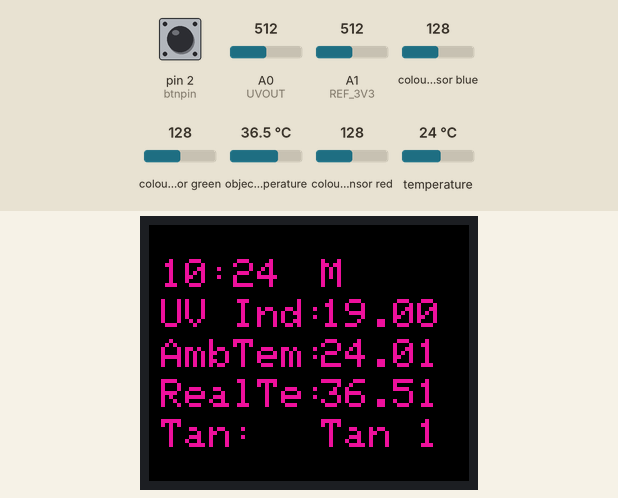
Simulated run of this sketch. Board: Arduino Uno, built with avr-gcc and run on an emulated ATmega328P. Shown: 160×128 colour display. The test bench sets the inputs (shaded band); at power-on: pin 2 (btnpin) LOW, A0 (UVOUT) = 512, A1 (REF_3V3) = 512, colour sensor blue 128, colour sensor green 128, object temperature 36.5 °C, colour sensor red 128, temperature 24 °C. The local clock reads 2024-03-15 10:24:30 at power-on unless the sketch sets it; random numbers use the default seed unless the sketch sets one; EEPROM starts erased; what the sketch prints to the serial monitor is not drawn.

Above: at 1.2 s.
1.3 s: pin 2 (btnpin) pulled HIGH for 1 s
At 2.6 s:
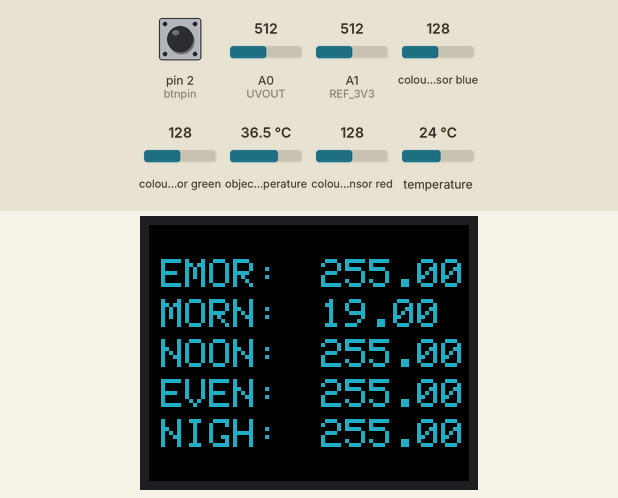
3.8 s: pin 2 (btnpin) pulled HIGH for 3.2 s
At 5.2 s:
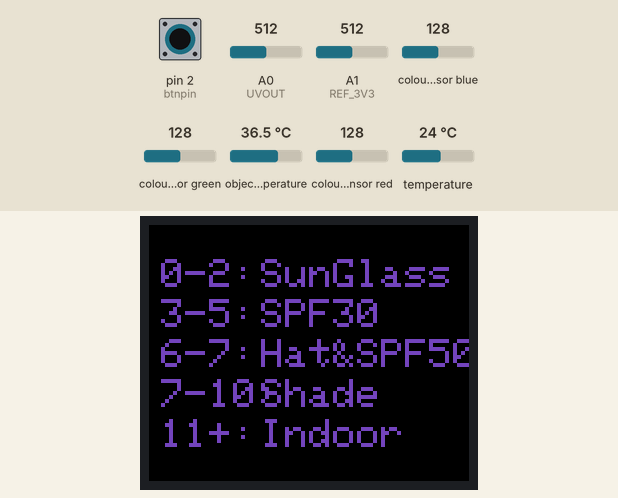
8.5 s: pin 2 (btnpin) pulled HIGH for 0.15 s
At 9.4 s:
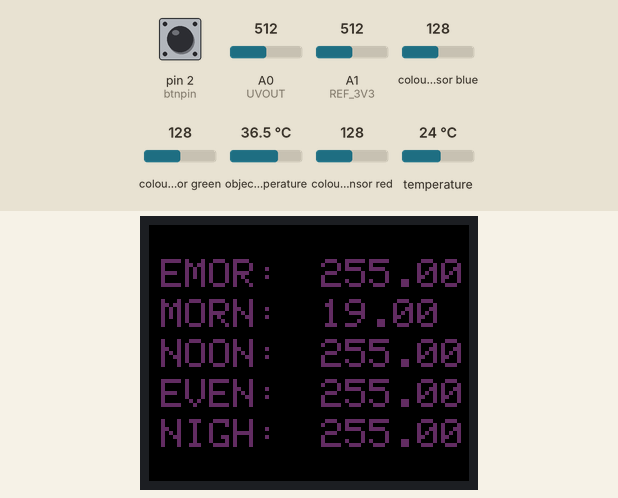
10.1 s: pin 2 (btnpin) pulled HIGH for 1 s
At 12.0 s:
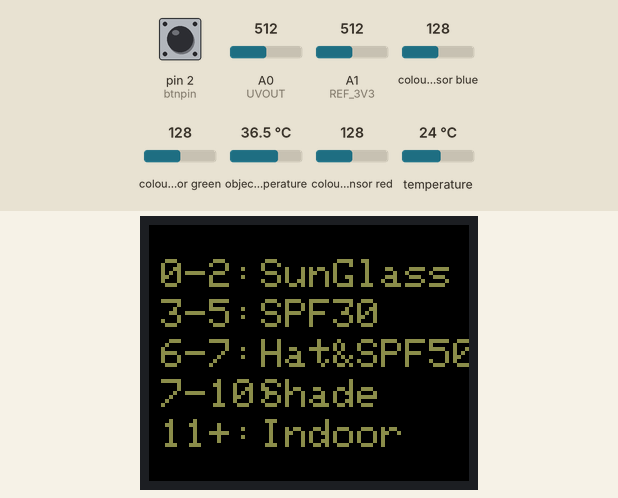
12.6 s: pin 2 (btnpin) pulled HIGH for 0.15 s
At 13.6 s:
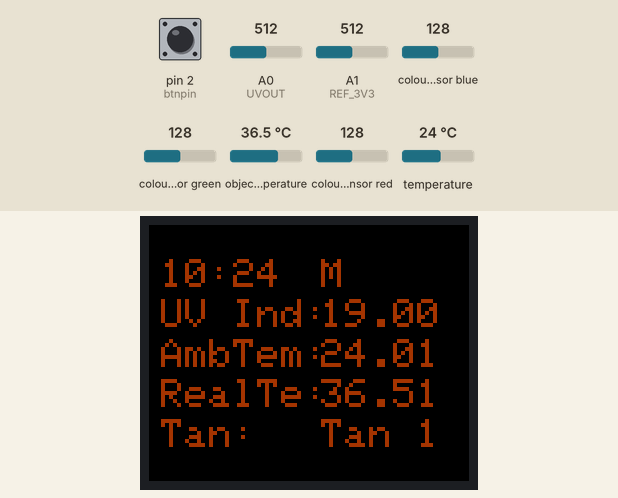
14.3 s: pin 2 (btnpin) pulled HIGH for 3.2 s
At 16.2 s:
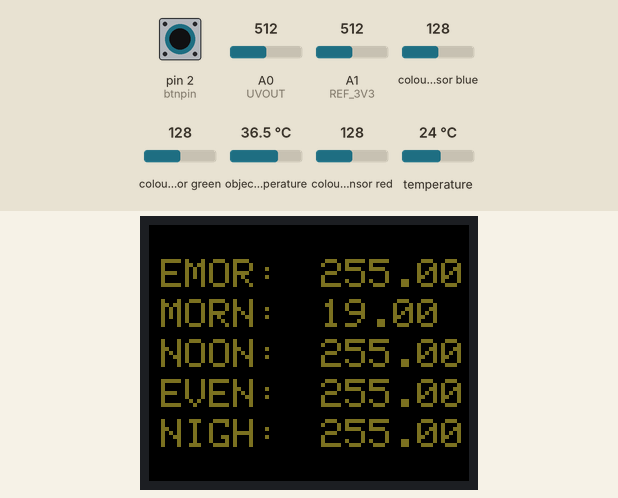
Timing chart, 0 to 17.7 s (numbered marks = the images above; inputs shaded):
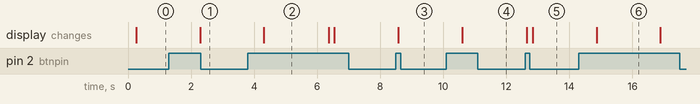

Measured:
- after the input at 1.3 s, the display: changes after 0.98 s (image 1)
- after the input at 3.8 s, the display: changes after 0.51 s (image 2)
- after the input at 8.5 s, the display: changes after 0.07 s (image 3)
- after the input at 10.1 s, the display: changes after 0.50 s (image 4)
- after the input at 12.6 s, the display: first changes after 0.05 s (image 5 shows a later state)
- after the input at 14.3 s, the display: changes after 0.56 s (image 6)
- what the display in image 2 shows lasts 2.1 s, from 4.3 s to 6.4 s

The sketch:

UV_GY8511.ino
```cpp
#include <TFT.h>
#include <SPI.h>
#include <Wire.h>
#include <Adafruit_MLX90614.h>
#include <Adafruit_TCS34725.h>
#include "RTClib.h"
#include <EEPROM.h>

RTC_DS1307 rtc;

#define cs 10
#define dc 9
#define rst 8

int addrem = 0;
int addrmo = 1;
int addrno = 2;
int addrev = 3;
int addrni = 4;

TFT TFTscreen = TFT(cs, dc, rst);
Adafruit_MLX90614 mlx = Adafruit_MLX90614();
Adafruit_TCS34725 tcs = Adafruit_TCS34725(TCS34725_INTEGRATIONTIME_700MS, TCS34725_GAIN_1X);

//Hardware pin definitions
int UVOUT = A0; //Output from the sensor
int REF_3V3 = A1; //3.3V power on the Arduino board
uint16_t r, g, b, c, colorTemp, lux;
int btnpin = 2;
char timePrintout[6];
bool btnpre = false;
int state = 0;
int laststate = 1;
float maxUV = 0; //Max UV index read
byte valee;
float fvalee;


void setup()
{
  Serial.begin(9600);
  mlx.begin();
  if (tcs.begin()) {
    Serial.println("Found sensor");
  } else {
    Serial.println("No TCS34725 found ... check your connections");
  }
  pinMode(UVOUT, INPUT);
  pinMode(REF_3V3, INPUT);
  if (! rtc.begin()) {
    Serial.println("Couldn't find RTC");
    while (1);
  }
  if (! rtc.isrunning()) {
    Serial.println("RTC is NOT running!");
    rtc.adjust(DateTime(F(__DATE__), F(__TIME__)));
  }
  Serial.println("UV Watch");
  TFTscreen.begin();
  TFTscreen.background(0, 0, 0);
  TFTscreen.setTextSize(2);
  DateTime now = rtc.now();
  Serial.print(now.year(), DEC);
  Serial.print('/');
  Serial.print(now.month(), DEC);
  Serial.print('/');
  Serial.print(now.day(), DEC);
  Serial.println();
  Serial.print(now.hour(), DEC);
  Serial.print(':');
  Serial.print(now.minute(), DEC);
  Serial.print(':');
  Serial.print(now.second(), DEC);
  Serial.println();
  pinMode(btnpin, INPUT);
  //attachInterrupt(digitalPinToInterrupt(btnpin), blink, RISING);
}

void loop()
{
  if (digitalRead(btnpin) == HIGH) {
    btnpre = true;
  }
  if (btnpre) {
    btnpre = false;
    if (state == 0) {
      state = 1;
      Serial.println("111111");
    } else if (state == 1) {
      state = 2;
      Serial.println("222222");
    } else if (state == 2) {
      state = 0;
      Serial.println("000000");
    }
  }
  if (laststate != state) {
    if (state == 0) {
      laststate = state;

      tcs.getRawData(&r, &g, &b, &c);
      colorTemp = tcs.calculateColorTemperature(r, g, b);
      lux = tcs.calculateLux(r, g, b);

      Serial.print("Color Temp: "); Serial.print(colorTemp, DEC); Serial.print(" K - ");
      Serial.print("Lux: "); Serial.print(lux, DEC); Serial.print(" - ");

      Serial.print("R: "); Serial.print(r, DEC); Serial.print(" ");
      Serial.print("G: "); Serial.print(g, DEC); Serial.print(" ");
      Serial.print("B: "); Serial.print(b, DEC); Serial.print(" ");
      Serial.print("C: "); Serial.print(c, DEC); Serial.print(" ");
      Serial.println(" ");

      int redRandom = random(0, 255);
      int greenRandom = random (0, 255);
      int blueRandom = random (0, 255);
      TFTscreen.background(0, 0, 0);
      TFTscreen.stroke(redRandom, greenRandom, blueRandom);

      int uvLevel = averageAnalogRead(UVOUT);
      int refLevel = averageAnalogRead(REF_3V3);

      //Use the 3.3V power pin as a reference to get a very accurate output value from sensor
      float outputVoltage = 3.3 / refLevel * uvLevel;
      float uvIntensity = mapfloat(outputVoltage, 0.99, 2.8, 0.0, 15.0); //Convert the voltage to a UV intensity level

      if (maxUV < uvIntensity) {
        maxUV = uvIntensity;
      }

      byte categ = (byte)(maxUV + 0.5); //round up
      if ((categ >= 0) && (categ < 3)) {
        Serial.println("Index: ");
        Serial.print(categ);
        Serial.println("LOW");
      } else if ((categ >= 3) && (categ < 6)) {
        Serial.println("Index: ");
        Serial.print(categ);
        Serial.println("MODERATE");
      } else if ((categ >= 6) && (categ < 8)) {
        Serial.println("Index: ");
        Serial.print(categ);
        Serial.println("HIGH");
      } else if ((categ >= 8) && (categ < 10)) {
        Serial.println("Index: ");
        Serial.print(categ);
        Serial.println("VERY HIGH");
      } else if (categ >= 11) {
        Serial.println("Index: ");
        Serial.print(categ);
        Serial.println("EXTREME");
      }
      Serial.print("output: ");
      Serial.print(refLevel);

      Serial.print("ML8511 output: ");
      Serial.print(uvLevel);

      Serial.print(" / ML8511 voltage: ");
      Serial.print(outputVoltage);

      Serial.print(" / UV Intensity (mW/cm^2): ");
      Serial.print(uvIntensity);

      Serial.println();

      DateTime now = rtc.now();
      String str = String(now.hour(), DEC) + ':' + String(now.minute(), DEC);
      str.toCharArray(timePrintout, 6);
      TFTscreen.text(timePrintout, 6, 17);
      if (now.hour() >= 5 && now.hour() < 9) {
        Serial.println("Early Morning");
        TFTscreen.text("EM", 86, 17);
        EEPROM.write(addrem, categ);
      } else if (now.hour() >= 9 && now.hour() < 12) {
        Serial.println("Morning");
        TFTscreen.text("M", 86, 17);
        EEPROM.write(addrmo, categ);
      } else if (now.hour() >= 12 && now.hour() < 15) {
        Serial.println("Noon");
        TFTscreen.text("N", 86, 17);
        EEPROM.write(addrno, categ);
      } else if (now.hour() >= 15 && now.hour() < 18) {
        Serial.println("Evening");
        TFTscreen.text("E", 86, 17);
        EEPROM.write(addrev, categ);
      } else if (now.hour() >= 18) {
        Serial.println("Night");
        TFTscreen.text("NI ", 86, 17);
        EEPROM.write(addrni, categ);
      }

      char valueText[8]; //enough space for "-XXX.XX" + 1 for the null terminator
      char valueText1[8];
      char valueText2[8];

      float fcateg = (float)categ;
      Serial.println("FCateg:");
      Serial.println(fcateg);
      dtostrf(fcateg, 1, 2, valueText);
      TFTscreen.text("UV Ind: ", 6, 37);
      TFTscreen.text(valueText, 86, 37);

      Serial.print("Ambient: ");
      float ambtemp = mlx.readAmbientTempC();
      Serial.print(ambtemp);
      dtostrf(ambtemp, 1, 2, valueText1);
      TFTscreen.text("AmbTem: ", 6, 57);
      TFTscreen.text(valueText1, 86, 57);

      Serial.print(" C");
      Serial.print("Target:  ");
      float realtemp = mlx.readObjectTempC();
      Serial.print(realtemp);
      dtostrf(realtemp, 1, 2, valueText2);
      TFTscreen.text("RealTe: ", 6, 77);
      TFTscreen.text(valueText2, 86, 77);

      TFTscreen.text("Tan: ", 6, 97);
      if (r > 0 && r < 100) {
        Serial.println("Tan 4");
        TFTscreen.text("Tan 4", 86, 97);
      } else if (r > 100 && r < 300) {
        Serial.println("Tan 3");
        TFTscreen.text("Tan 3", 86, 97);
      } else if (r > 300 && r < 450) {
        Serial.println("Tan 2");
        TFTscreen.text("Tan 2", 86, 97);
      } else if (r > 450 && r < 1400) {
        Serial.println("Tan 1");
        TFTscreen.text("Tan 1", 86, 97);
      } else if (r > 1400 && r < 2056) {
        Serial.println("Tan 0");
        TFTscreen.text("Tan 0", 86, 97);
      }


      Serial.print(" C");
      Serial.println();
      delay(2000);
    }
    else if (state == 1) {
      laststate = state;
      Serial.println("Display 2");
      int redRandom = random(0, 255);
      int greenRandom = random (0, 255);
      int blueRandom = random (0, 255);
      TFTscreen.background(0, 0, 0);
      TFTscreen.stroke(redRandom, greenRandom, blueRandom);
      TFTscreen.text("EMOR: ", 6, 17);
      valee = EEPROM.read(addrem);
      fvalee = (float)valee;
      char cvalee[8];
      dtostrf(fvalee, 1, 2, cvalee);
      TFTscreen.text(cvalee, 86, 17);

      TFTscreen.text("MORN: ", 6, 37);
      valee = EEPROM.read(addrmo);
      fvalee = (float)valee;
      char cvalee1[8];
      dtostrf(fvalee, 1, 2, cvalee1);
      TFTscreen.text(cvalee1, 86, 37);

      TFTscreen.text("NOON: ", 6, 57);
      valee = EEPROM.read(addrno);
      fvalee = (float)valee;
      char cvalee2[8];
      dtostrf(fvalee, 1, 2, cvalee2);
      TFTscreen.text(cvalee2, 86, 57);

      TFTscreen.text("EVEN: ", 6, 77);
      valee = EEPROM.read(addrev);
      fvalee = (float)valee;
      char cvalee3[8];
      dtostrf(fvalee, 1, 2, cvalee3);
      TFTscreen.text(cvalee3, 86, 77);

      TFTscreen.text("NIGH: ", 6, 97);
      valee = EEPROM.read(addrni);
      fvalee = (float)valee;
      char cvalee4[8];
      dtostrf(fvalee, 1, 2, cvalee4);
      TFTscreen.text(cvalee4, 86, 97);
      delay(2000);
    } else if (state == 2) {
      laststate = state;
      int redRandom = random(0, 255);
      int greenRandom = random (0, 255);
      int blueRandom = random (0, 255);
      TFTscreen.background(0, 0, 0);
      TFTscreen.stroke(redRandom, greenRandom, blueRandom);
      TFTscreen.text("0-2: ", 6, 17);
      TFTscreen.text("SunGlass", 56, 17);
      TFTscreen.text("3-5: ", 6, 37);
      TFTscreen.text("SPF30", 56, 37);
      TFTscreen.text("6-7: ", 6, 57);
      TFTscreen.text("Hat&SPF50", 56, 57);
      TFTscreen.text("7-10: ", 6, 77);
      TFTscreen.text("Shade", 56, 77);
      TFTscreen.text("11+: ", 6, 97);
      TFTscreen.text("Indoor", 56, 97);
      delay(2000);
    }
  }


}

//Takes an average of readings on a given pin
//Returns the average
int averageAnalogRead(int pinToRead)
{
  byte numberOfReadings = 8;
  unsigned int runningValue = 0;

  for (int x = 0 ; x < numberOfReadings ; x++)
    runningValue += analogRead(pinToRead);
  runningValue /= numberOfReadings;

  return (runningValue);
}

//The Arduino Map function but for floats
//From: http://forum.arduino.cc/index.php?topic=3922.0
float mapfloat(float x, float in_min, float in_max, float out_min, float out_max)
{
  return (x - in_min) * (out_max - out_min) / (in_max - in_min) + out_min;
}
```
